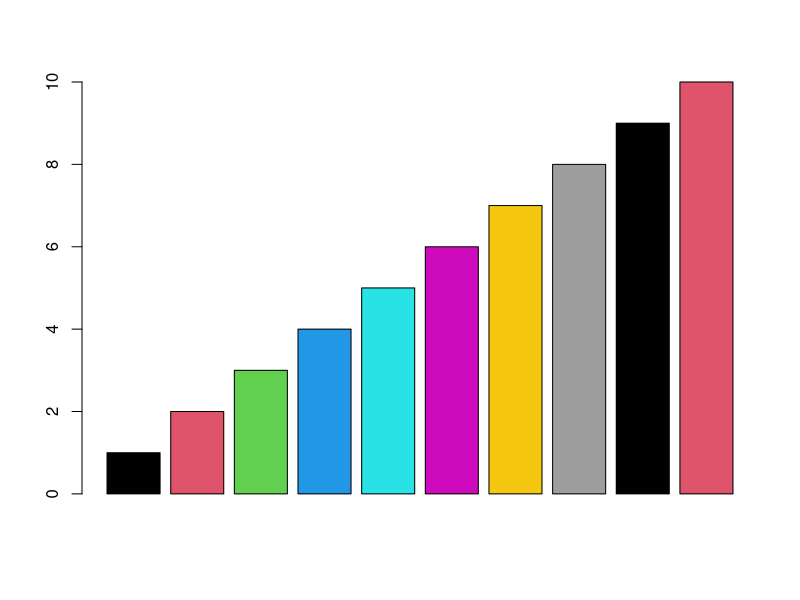

Recreate this plot in R. (Note: this script raises an error after producing the figure.)
install.packages("officer")

library(officer)
library(magrittr)
library(here)

# initial document
my_doc <- read_docx() 
styles_info(my_doc)

# create an image from a plot
src <- tempfile(fileext = ".png")
png(filename = src, width = 5, height = 6, units = 'in', res = 300)
barplot(1:10, col = 1:10)
dev.off()
browseURL(src)

# add that image to the document along with some new text paragraphs and a table
my_doc <- my_doc %>% 
  body_add_img(src = src, width = 5, height = 6, style = "centered") %>% 
  body_add_par("Hello world!", style = "Normal") %>% 
  body_add_par("", style = "Normal") %>% # blank paragraph
  body_add_table(iris[1:10,], style = "table_template")

# write the Word file
docx_1 <- here("scripts/officer_example_01.docx")
print(my_doc, target = docx_1)
browseURL(docx_1)

# read in doc, add table, write out
docx_2 <- here("scripts/officer_example_02.docx")
read_docx(docx_1) %>%
  cursor_bookmark("tbl1") %>%
  body_add_table(iris[1:10,], style = "table_template") %>%
  print(target=docx_2)
browseURL(docx_2)

insert_table_caption <- function (x, text="", style = NULL, depth){
  x %>% 
    cursor_backward() %>%
    body_add_par(value = text, style="table title") %>% 
    slip_in_text(str = ". ", style = style, pos = "before") %>%
    slip_in_seqfield(
      #str = "SEQ table \\* Arabic \\s 1 \\* MERGEFORMAT", 
      str = " SEQ Table \\* ARABIC ", 
      style = style, pos = "before") %>%
    slip_in_text(str = "Table ", style = style, pos = "before")
}


# test replacement with caption
docx_3 <- here("scripts/officer_example_03.docx")
d3 <- read_docx(docx_2) %>%
  # move to table
  cursor_bookmark("tbl1") %>%
  cursor_forward() %>%
  # replace table
  body_add_table(iris[11:20,], style = "table_template", pos = "on") %>%
  insert_table_caption("Example caption of data iris, rows 11-20.") %>% 
  print(target=docx_3)
browseURL(docx_3)

# test replacement of table with caption
docx_4 <- here("scripts/officer_example_04.docx")
read_docx(docx_3) %>%
  # move to table
  cursor_bookmark("tbl1") %>%
  cursor_forward() %>%
  body_remove() %>% # remove caption
  # replace table
  body_add_table(iris[21:25,], style = "table_template", pos = "on") %>%
  insert_table_caption("Example caption of data iris, rows 21-25.") %>% 
  print(target=docx_4)
browseURL(docx_4)

x <- read_docx(docx_3) %>%
  cursor_bookmark("tbl1")

is_cursor_at_table_caption <- function(x){
  node <- x$doc_obj$get_at_cursor()
  if (xml2:::xml_name(node) == "p"){
    par_data <- officer:::par_as_tibble(x$doc_obj$get_at_cursor(), styles_info(x))
    if ("text" %in% names(par_data) && 
        stringr::str_sub(par_data$text, 1, 9) == "Table SEQ"){
      return(T)
    } else {
      return(F)
    }
  } else {
    return(F)
  }
}
